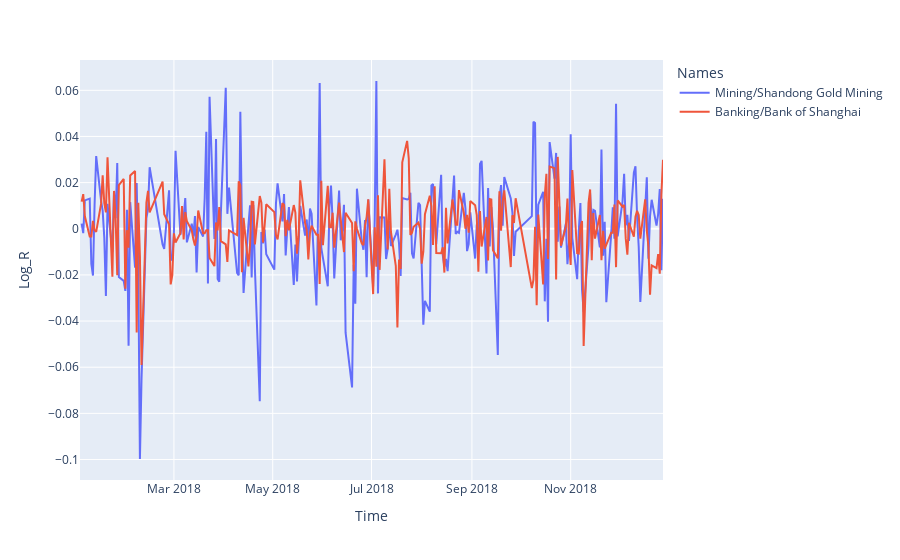

This figure's notebook cell:
### Markdown cell above
Объём продаж выбранных активов также не имеет нормального распределения.

### Code cell
def plot_2_stock(labels, y):
    stock1, names1 = stocks[labels[0]], [labels[0]] * len(stocks[labels[0]])
    stock2, names2 = stocks[labels[1]], [labels[1]] * len(stocks[labels[1]])
    df = stock1.append(stock2)
    df['Names'], df['Time'] = names1 + names2, df.index.values

    fig = px.line(df, x="Time", y=y, color='Names')
    fig.show()
    
plot_2_stock(['Mining/Shandong Gold Mining', 'Banking/Bank of Shanghai'], 'Log_R')

### Figure 1 — Plotly figure (JSON) as saved in the notebook; plotly's stock layout.template omitted (floating-point values rounded to 4 significant figures; data arrays with more than 128 entries replaced by an {"elided": "..."} marker saying what was removed)
{"data": [{"hovertemplate": "Names=Mining/Shandong Gold Mining<br>Time=%{x}<br>Log_R=%{y}<extra></extra>", "legendgroup": "Mining/Shandong Gold Mining", "line": {"color": "#636efa", "dash": "solid"}, "mode": "lines", "name": "Mining/Shandong Gold Mining", "orientation": "v", "showlegend": true, "type": "scatter", "x": {"elided": "243 str values"}, "xaxis": "x", "y": {"elided": "243 float values"}, "yaxis": "y"}, {"hovertemplate": "Names=Banking/Bank of Shanghai<br>Time=%{x}<br>Log_R=%{y}<extra></extra>", "legendgroup": "Banking/Bank of Shanghai", "line": {"color": "#EF553B", "dash": "solid"}, "mode": "lines", "name": "Banking/Bank of Shanghai", "orientation": "v", "showlegend": true, "type": "scatter", "x": {"elided": "243 str values"}, "xaxis": "x", "y": {"elided": "243 float values"}, "yaxis": "y"}], "layout": {"legend": {"title": {"text": "Names"}, "tracegroupgap": 0}, "margin": {"t": 60}, "xaxis": {"anchor": "y", "domain": [0, 1], "title": {"text": "Time"}}, "yaxis": {"anchor": "x", "domain": [0, 1], "title": {"text": "Log_R"}}}}
